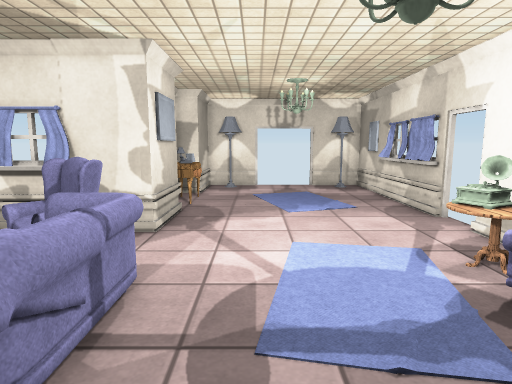
View 1 (above)

15 first-person views from a walk through a 3-D level made in the Unity game engine. The camera is 1.3 m above the floor, tilts 8° down and sees 75° across. Doors are open. The floor is counted in squares, 0.5 m on a side. Each view is taken from the middle of a square. On the plan, view 1 faces up. The plan holds only what a view shows up to about 20 squares ahead; the rest is blank. Surface patterns are stand-ins for the level's own textures.

View 2
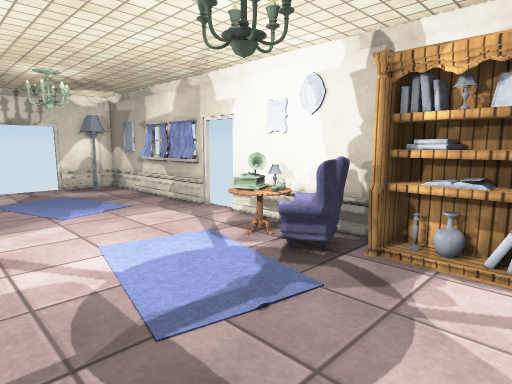

View 3
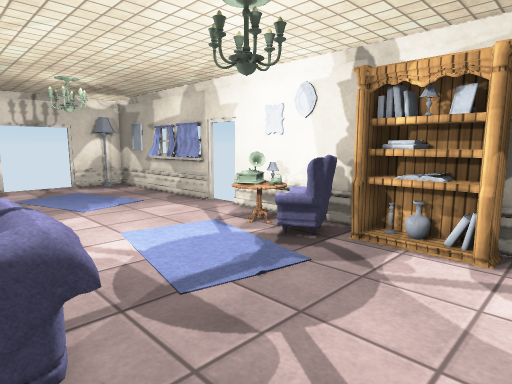

View 4
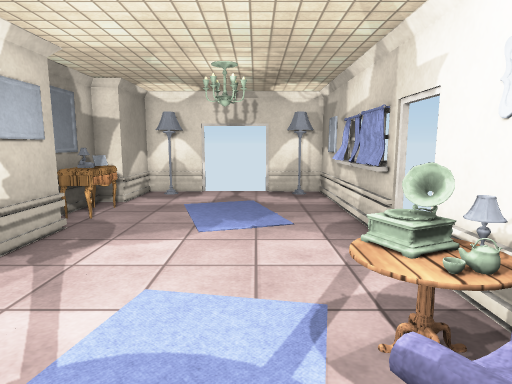

View 5
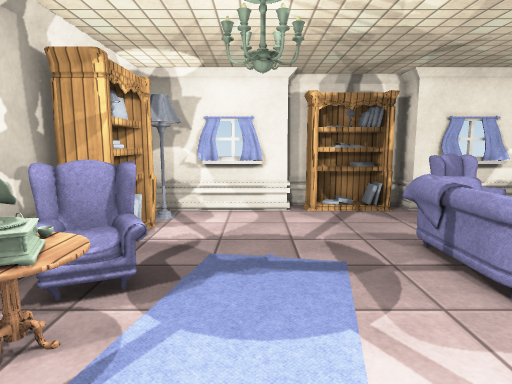

View 6
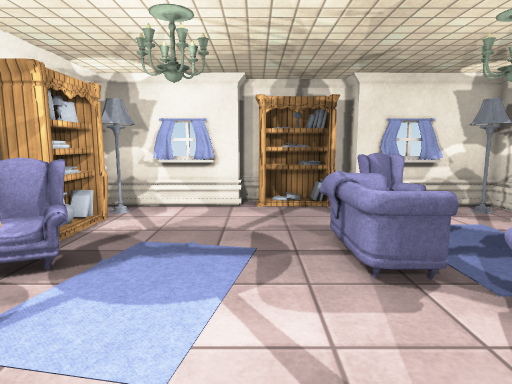

View 7
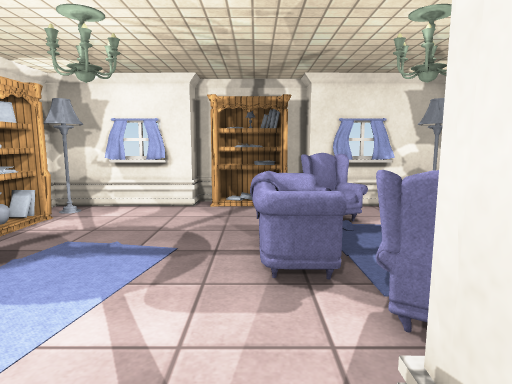

View 8
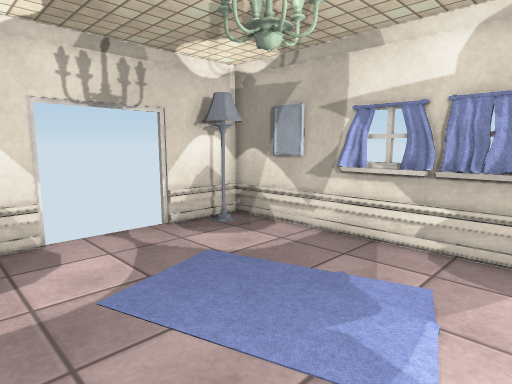

View 9
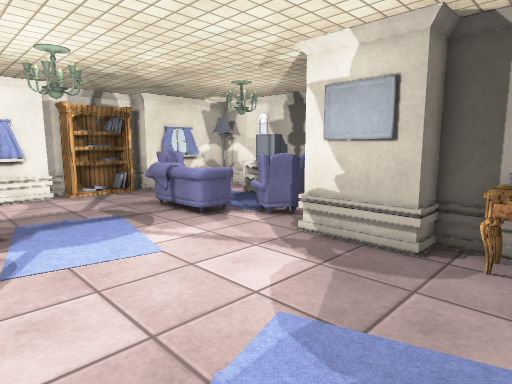

View 10
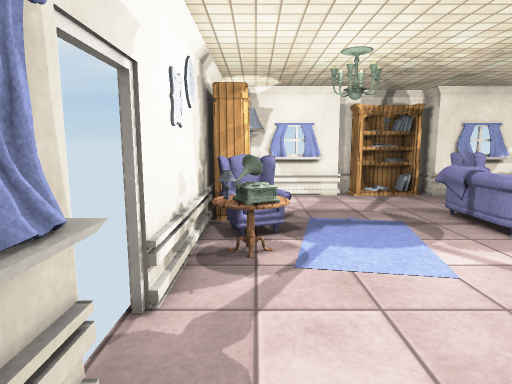

View 11
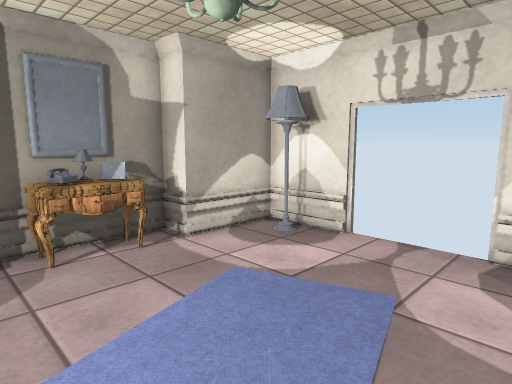

View 12
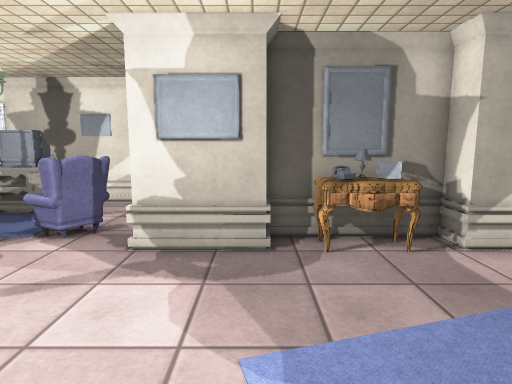

View 13
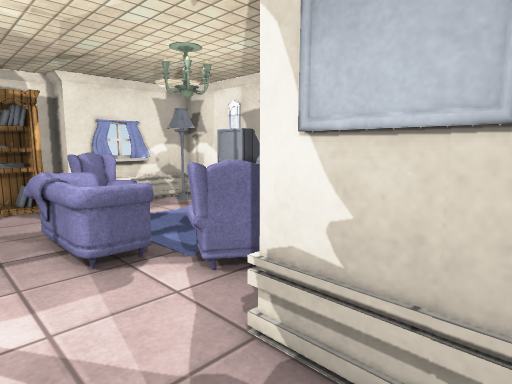

View 14
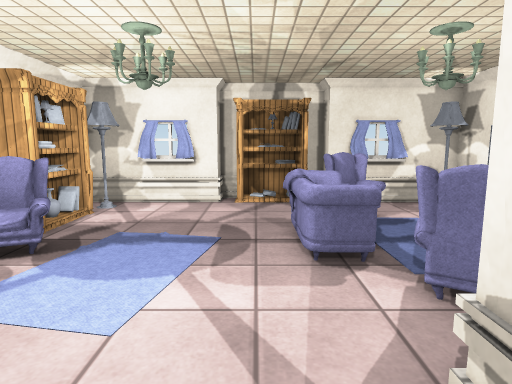

View 15
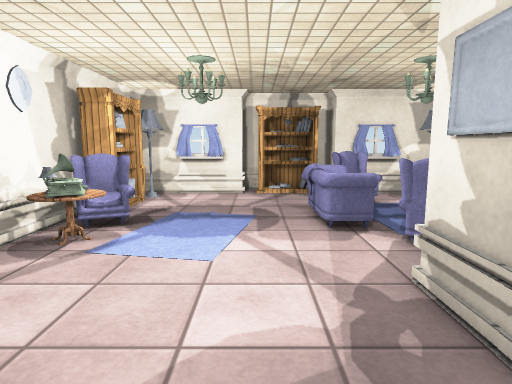

### Floor plan
Points are (right, up) in squares from view 1. A wall is a line through its corners. A room is listed if a view was taken in it or the views show most of it. See-through windows are left out.
Room 1 (views 1, 2, 3, 4, 5, 6, 7, 8, 9, 10, 11, 12, 13, 14, 15)
walls: (-6.1, 9.9) (-7.6, 9.9); (6.7, 11.8) (6.7, 21.8) (3.7, 21.8); (6.7, 1.4) (6.7, 10.1); (-0.3, -3.5) (0.7, -3.5) (0.7, -2.3) (6.7, -2.3); (-5.6, -2.3) (-4.3, -2.3) (-4.3, -3.5); (-3.1, 21) (-3.1, 18.3) (-4.3, 18.3) (-4.3, 13.3) (-3.1, 13.3) (-3.1, 9.9) (-5.7, 9.9); (0, 21.9) (-3, 21.9)
low walls: (-6.1, 9.6) (-7.4, 9.6); (6.7, 12.3) (6.3, 12.3) (6.3, 14.5); (6.3, 14.6) (6.3, 17); (1.6, -1.9) (4.1, -1.9); (-7.5, -1.9) (-5.9, -1.9)
ways out: open door at (1.5, 22); open door at (7, 10.5)
objects: other object (-7, 2) to (-4, 6); other object (-6, 0) to (-4, 1); other object (-6, 7) to (-4, 9); other object (-4, 2) to (-2, 6); other object (-3, -3); other object (-3, -2); other object (-3, 15); other object (-3, 16) to (-3, 17); other object (-2, -3); other object (-2, -2); other object (-1, -3) to (-1, -2); other object (0, -3) to (0, -2); other object (0, 13) to (4, 18); other object (4, 4) to (6, 5); other object (4, 6) to (6, 8); other object (5, 0) to (6, 1); other object (5, 3) to (6, 4); other object (6, 2); other object (6, 3)

Where each view was taken, in squares from view 1:
view 1: 0 up, 0 right, facing up
view 2: 0 up, 2 left, facing up-right
view 3: 1 down, 3 left, facing up-right
view 4: 3 up, 3 right, facing up
view 5: 11 up, 2 right, facing down
view 6: 12 up, 0 right, facing down
view 7: 12 up, 2 left, facing down
view 8: 12 up, 2 left, facing up-right
view 9: 16 up, 5 right, facing down-left
view 10: 15 up, 5 right, facing down
view 11: 13 up, 5 right, facing up-left
view 12: 13 up, 5 right, facing left
view 13: 13 up, 0 right, facing down-left
view 14: 13 up, 1 left, facing down
view 15: 16 up, 0 right, facing down
